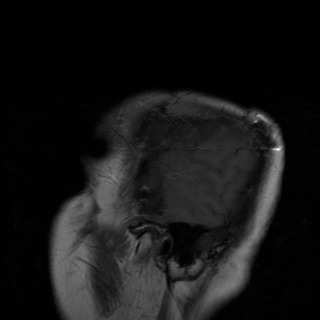
#> input picture sample/Ivy.jpeg, 320 x 320 px
$ python TextureBasedFeatures.py   (older library calls are emulated)
#> lines starting #> are read from the running program, lines starting #| are printed output that depends on the picture; long printed decimals are rounded
import os
import numpy as np
import cv2
from skimage import io
from matplotlib import pyplot as plt
from skimage.feature import greycomatrix, greycoprops
import math


def ImageCompress(image, image_depth=256, levels=8):
    bins = np.linspace(0, image_depth, levels)
    image_compress = np.digitize(image, bins, True)
    image_compress = np.uint8(image_compress)
    return image_compress


def gray_level_co_occurence_matrix(image, image_depth=256, levels=8, offset=[0, 1], symmetric=False, masks=np.array([])):
    if masks.all():
        image = ImageCompress(image, image_depth, levels)
        GLCM = np.zeros((levels, levels))  # gray levels co-occurence matrix
        if symmetric == False:
            for i in range(image.shape[0]):
                for j in range(image.shape[1]):
                    if i + offset[0] < image.shape[0] and i + offset[0] >= 0 and j + offset[1] < image.shape[1] and j + offset[1] >= 0:
                        x = image[i, j]
                        y = image[i + offset[0], j + offset[1]]
                        GLCM[x, y] += 1
            return np.uint(GLCM)
        else:
            for i in range(image.shape[0]):
                for j in range(image.shape[1]):
                    if i + offset[0] < image.shape[0] and i + offset[0] >= 0 and j + offset[1] < image.shape[1] and j + offset[1] >= 0:
                        x = image[i, j]
                        y = image[i + offset[0], j + offset[1]]
                        GLCM[x, y] += 1
                        GLCM[y, x] += 1
            return np.uint(GLCM)
    else:
        image = ImageCompress(image, image_depth, levels)
        GLCM = np.zeros((levels, levels))  # gray levels co-occurence matrix
        if symmetric == False:
            for i in range(image.shape[0]):
                for j in range(image.shape[1]):
                    if i + offset[0] < image.shape[0] and i + offset[0] >= 0 and j + offset[1] < image.shape[1] and j + offset[1] >= 0:
                        x = image[i, j]
                        y = image[i + offset[0], j + offset[1]]
                        if (masks[i, j] == 1 or masks[i, j] == 255) and (masks[i + offset[0], j + offset[1]] == 1 or masks[i + offset[0], j + offset[1]] == 255):
                            GLCM[x, y] += 1
            return np.uint(GLCM)
        else:
            for i in range(image.shape[0]):
                for j in range(image.shape[1]):
                    if i + offset[0] < image.shape[0] and i + offset[0] >= 0 and j + offset[1] < image.shape[1] and j + offset[1] >= 0:
                        x = image[i, j]
                        y = image[i + offset[0], j + offset[1]]
                        if (masks[i, j] == 1 or masks[i, j] == 255) and (masks[i + offset[0], j + offset[1]] == 1 or masks[i + offset[0], j + offset[1]] == 255):
                            GLCM[x, y] += 1
                            GLCM[y, x] += 1
            return np.uint(GLCM)


def contrast_of_image(glcm):
    norm_glcm = glcm / glcm.sum()
    contrast = 0
    for i in range(glcm.shape[0]):
        for j in range(glcm.shape[1]):
            contrast += (i - j) ** 2 * norm_glcm[i, j]
    return contrast


def homogeneity_of_image(glcm):
    norm_glcm = glcm / glcm.sum()
    homogeneity = 0
    for i in range(glcm.shape[0]):
        for j in range(glcm.shape[1]):
            homogeneity += norm_glcm[i, j] / (1 + (i - j) ** 2)
    return homogeneity


def glcm_i_mean_of_image(glcm):
    norm_glcm = glcm / glcm.sum()
    mean = 0
    for i in range(glcm.shape[0]):
        for j in range(glcm.shape[1]):
            mean += i * norm_glcm[i, j]
    return mean


def glcm_i_variance_of_image(glcm):
    norm_glcm = glcm / glcm.sum()
    mean = glcm_i_mean_of_image(glcm)
    variance = 0
    for i in range(glcm.shape[0]):
        for j in range(glcm.shape[1]):
            variance += (i - mean) ** 2 * norm_glcm[i, j]
    return variance


def glcm_j_mean_of_image(glcm):
    norm_glcm = glcm / glcm.sum()
    mean = 0
    for i in range(glcm.shape[0]):
        for j in range(glcm.shape[1]):
            mean += j * norm_glcm[i, j]
    return mean


def glcm_j_variance_of_image(glcm):
    norm_glcm = glcm / glcm.sum()
    mean = glcm_j_mean_of_image(glcm)
    variance = 0
    for i in range(glcm.shape[0]):
        for j in range(glcm.shape[1]):
            variance += (j - mean) ** 2 * norm_glcm[i, j]
    return variance


def correlation_of_image(glcm):
    norm_glcm = glcm / glcm.sum()
    correlation = 0
    mean_i = glcm_i_mean_of_image(glcm)
    mean_j = glcm_j_mean_of_image(glcm)
    standardDeviation_i = glcm_i_variance_of_image(glcm) ** (1/2)
    standardDeviation_j = glcm_j_variance_of_image(glcm) ** (1/2)
    for i in range(glcm.shape[0]):
        for j in range(glcm.shape[1]):
            correlation += norm_glcm[i, j] * ((i - mean_i) * (j - mean_j)) / (
                standardDeviation_i * standardDeviation_j)
    return correlation


def glcm_energy_of_image(glcm):
    norm_glcm = glcm / glcm.sum()
    energy = 0
    for i in range(glcm.shape[0]):
        for j in range(glcm.shape[1]):
            energy += norm_glcm[i, j] ** 2
    return energy


def glcm_entropy_of_image(glcm):
    norm_glcm = glcm / glcm.sum()
    entropy = 0
    for i in range(glcm.shape[0]):
        for j in range(glcm.shape[1]):
            if norm_glcm[i, j] != 0:
                entropy -= norm_glcm[i, j] * math.log(norm_glcm[i, j], 2)
    return entropy


def dissimilarity_of_image(glcm):
    norm_glcm = glcm / glcm.sum()
    dissimilarity = 0
    for i in range(glcm.shape[0]):
        for j in range(glcm.shape[1]):
            dissimilarity += norm_glcm[i, j] * abs(i - j)
    return dissimilarity


def same_or_not(image, other):
    flag = image - other
    is_all_zero = np.all((flag == 0))
    if is_all_zero:
        print("Same Image")
    else:
        print("Not same image")


if __name__ == '__main__':
    levels = 256
    image = cv2.imread('sample/Ivy.jpeg', 0)
#> image is the input picture: shape (320, 320); min 0, max 253, mean 22.2
    print()
    image_compress = ImageCompress(image, levels=levels)
    same_or_not(image, image_compress)
#> in same_or_not, `flag = image - other`: flag: shape (320, 320); every value is 0
#> in same_or_not, `is_all_zero = np.all((flag == 0))`: is_all_zero = True
    stack_image = np.hstack((image, image_compress))
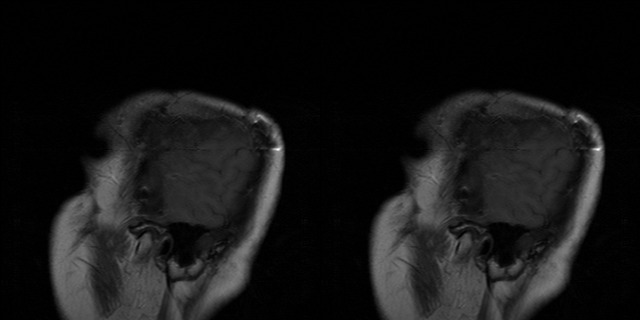
#> stack_image: shape (320, 640); min 0, max 253, mean 22.2
    io.imshow(stack_image)
    plt.show()
    glcm = greycomatrix(image_compress, [1], [0], levels)
    print(glcm.shape)
#| (256, 256, 1, 1)
    print(np.squeeze(np.uint(glcm)))
#> (printed output is left out)
    for prop in {'contrast', 'dissimilarity', 'homogeneity', 'energy', 'correlation', 'ASM'}:

        temp = greycoprops(glcm, prop)

        print(prop, temp)
        print("==============================\n")
#> this loop made 6 passes
#> temp on passes 1 to 6: [0.067], [0.592], [0.993], [1.89], [14.12], [0.259]
#| ASM [[0.06697]]
#| homogeneity [[0.5921]]
#| correlation [[0.9927]]
#| dissimilarity [[1.885]]
#| contrast [[14.120]]
#| energy [[0.2588]]

    GLCM = gray_level_co_occurence_matrix(image, levels=levels)
    # print(GLCM)
    #print(image.size - np.count_nonzero(image))
    #print(image_compress.size - np.count_nonzero(image_compress))
    print(f'Contrast{contrast_of_image(GLCM)}')
#> after the loop in contrast_of_image, `for i in range(glcm.shape[0]):`: contrast = 14.12
#| Contrast14.119905956112884
    print(f'Homogeneity:{homogeneity_of_image(GLCM)}')
#> after the loop in homogeneity_of_image, `for i in range(glcm.shape[0]):`: homogeneity = 0.592
#| Homogeneity:0.5921
    print(f'Correlation:{correlation_of_image(GLCM)}')
#> after the loop in glcm_i_mean_of_image, `for i in range(glcm.shape[0]):`: mean = 22.25
#> after the loop in glcm_j_mean_of_image, `for i in range(glcm.shape[0]):`: mean = 22.26
#> in glcm_i_variance_of_image, `mean = glcm_i_mean_of_image(glcm)`: mean = 22.25
#> after the loop in glcm_i_variance_of_image, `for i in range(glcm.shape[0]):`: variance = 961
#> in correlation_of_image, `standardDeviation_i = glcm_i_variance_of_image(glcm) ** (1/2)`: standardDeviation_i = 31
#> in glcm_j_variance_of_image, `mean = glcm_j_mean_of_image(glcm)`: mean = 22.26
#> after the loop in glcm_j_variance_of_image, `for i in range(glcm.shape[0]):`: variance = 960.9
#> in correlation_of_image, `standardDeviation_j = glcm_j_variance_of_image(glcm) ** (1/2)`: standardDeviation_j = 31
#> after the loop in correlation_of_image, `for i in range(glcm.shape[0]):`: correlation = 0.993
#| Correlation:0.9927
    print(f'Energy:{glcm_energy_of_image(GLCM)}')
#> after the loop in glcm_energy_of_image, `for i in range(glcm.shape[0]):`: energy = 0.067
#| Energy:0.06697
    print(f'Entropy:{glcm_entropy_of_image(GLCM)}')
#> after the loop in glcm_entropy_of_image, `for i in range(glcm.shape[0]):`: entropy = 7.4
#| Entropy:7.398
    print(f'Dissimilarity:{dissimilarity_of_image(GLCM)}')
#> after the loop in dissimilarity_of_image, `for i in range(glcm.shape[0]):`: dissimilarity = 1.89
#| Dissimilarity:1.885

    test = np.array([[0, 0, 1, 1],
                     [0, 0, 1, 1],
                     [0, 2, 2, 2],
                     [2, 2, 3, 3]], dtype=np.uint8)
    test_glcm = greycomatrix(test, [1], [0], levels=4)
    test_GLCM = gray_level_co_occurence_matrix(test, levels=4, image_depth=4)
    print(np.squeeze(test_glcm))
    print(test_GLCM)
    print(ImageCompress(test, image_depth=4, levels=4))

$ run again, with sample/TCGA_CS_4941_19960909_18.tif saved as sample/Ivy.jpeg
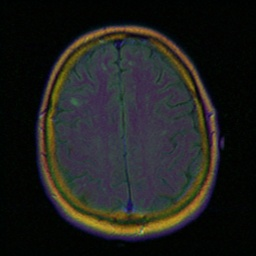
#> input picture sample/TCGA_CS_4941_19960909_18.tif, 256 x 256 px
#> flag: shape (256, 256); every value is 0
#> is_all_zero = True
#> `stack_image = np.hstack((image, image_compress))`:
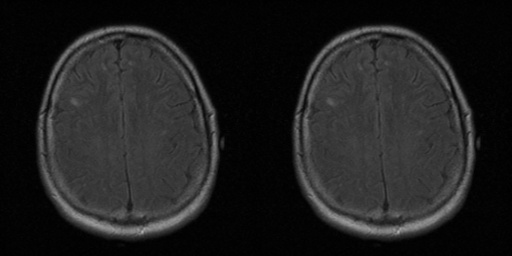
#> stack_image: shape (256, 512); min 0, max 177, mean 31.9
#| (256, 256, 1, 1)
#> (printed output is left out)
#> the loop `for prop in {'contrast', 'dissimilarity', 'homogeneity', 'energy', 'co..` made 6 passes
#> temp on passes 1 to 6: [0.0195], [0.455], [0.985], [2.93], [31.17], [0.14]
#> (printed output is left out)
#> in gray_level_co_occurence_matrix, `return np.uint(GLCM)`:
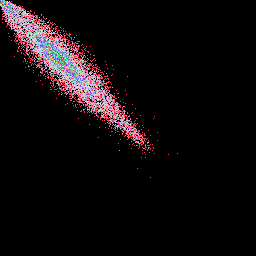
#> returned value: shape (256, 256) uint64; 162 distinct labels, from 0 to 4967; one colour per label, 0 black
#> after the loop in contrast_of_image, `for i in range(glcm.shape[0]):`: contrast = 31.17
#| Contrast31.173452818627275
#> after the loop in homogeneity_of_image, `for i in range(glcm.shape[0]):`: homogeneity = 0.455
#| Homogeneity:0.4547
#> after the loop in glcm_i_mean_of_image, `for i in range(glcm.shape[0]):`: mean = 32.05
#> after the loop in glcm_i_variance_of_image, `for i in range(glcm.shape[0]):`: variance = 1032.6
#> standardDeviation_i = 32.13
#> in glcm_j_variance_of_image, `mean = glcm_j_mean_of_image(glcm)`: mean = 32.05
#> after the loop in glcm_j_variance_of_image, `for i in range(glcm.shape[0]):`: variance = 1032.7
#> standardDeviation_j = 32.14
#> after the loop in correlation_of_image, `for i in range(glcm.shape[0]):`: correlation = 0.985
#| Correlation:0.9849
#> after the loop in glcm_energy_of_image, `for i in range(glcm.shape[0]):`: energy = 0.0195
#| Energy:0.01948
#> after the loop in glcm_entropy_of_image, `for i in range(glcm.shape[0]):`: entropy = 8.32
#| Entropy:8.320
#> after the loop in dissimilarity_of_image, `for i in range(glcm.shape[0]):`: dissimilarity = 2.93
#| Dissimilarity:2.931
